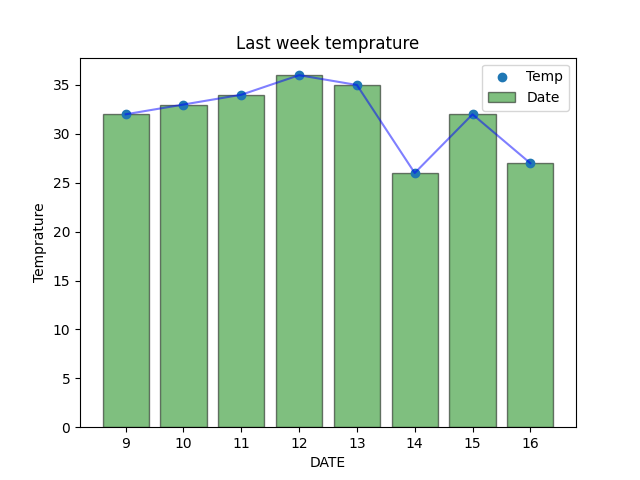

Generate this figure with Python:
import matplotlib.pyplot as plt
import numpy as np

x = [32, 33, 34, 36, 35, 26, 32, 27]
y = [9, 10, 11, 12, 13, 14, 15, 16]
# y = [x*x for x in x][::-1]
plt.title("Last week temprature")
plt.ylabel("Temprature")
plt.xlabel("DATE")
# plt.grid(True)
plt.bar(y,x, color='green', alpha=0.5, edgecolor='black')
plt.scatter(y,x)
plt.legend(['Temp', 'Date'])
plt.errorbar(y,x, color='blue', alpha=0.5)
plt.savefig("bar_graph.png")
plt.show()